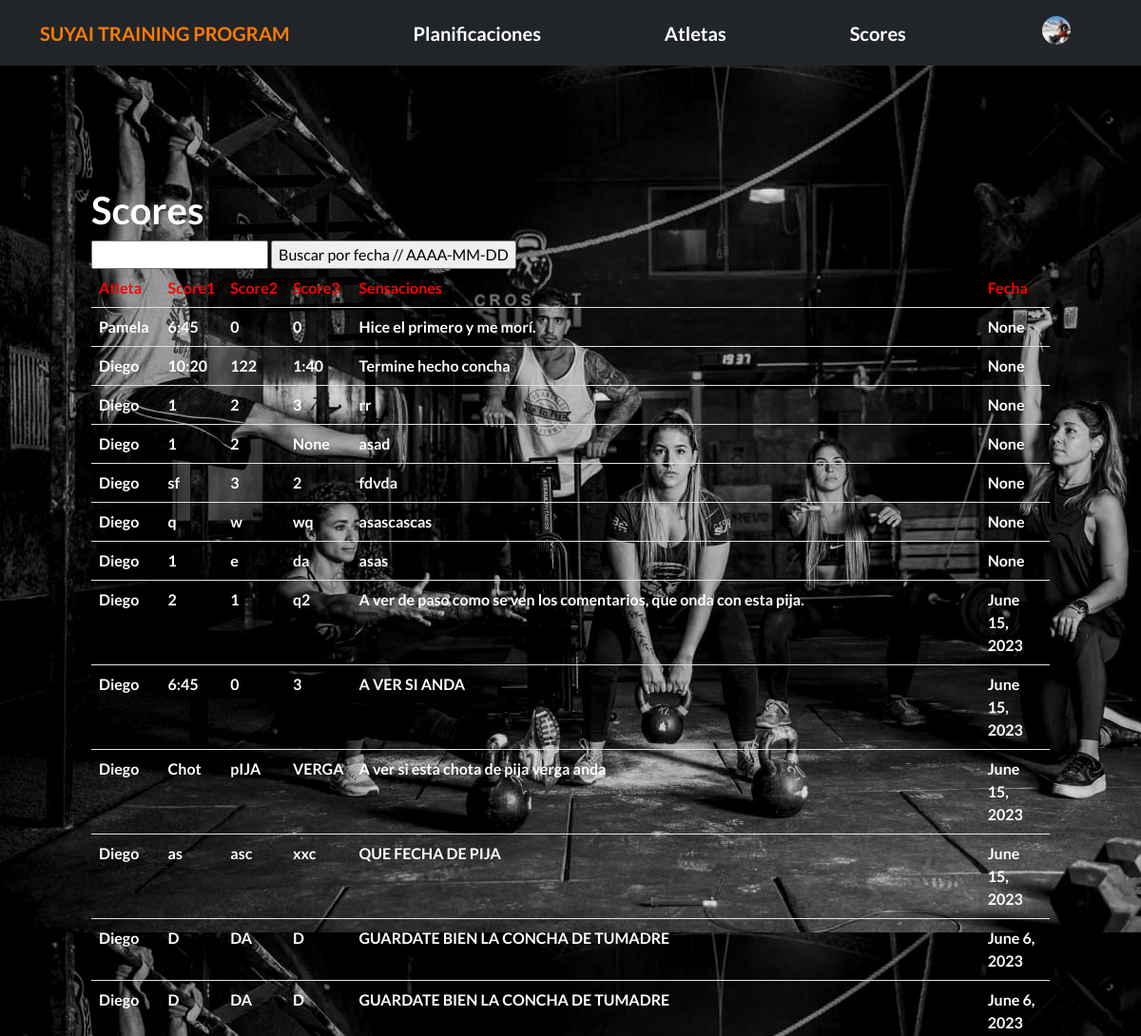
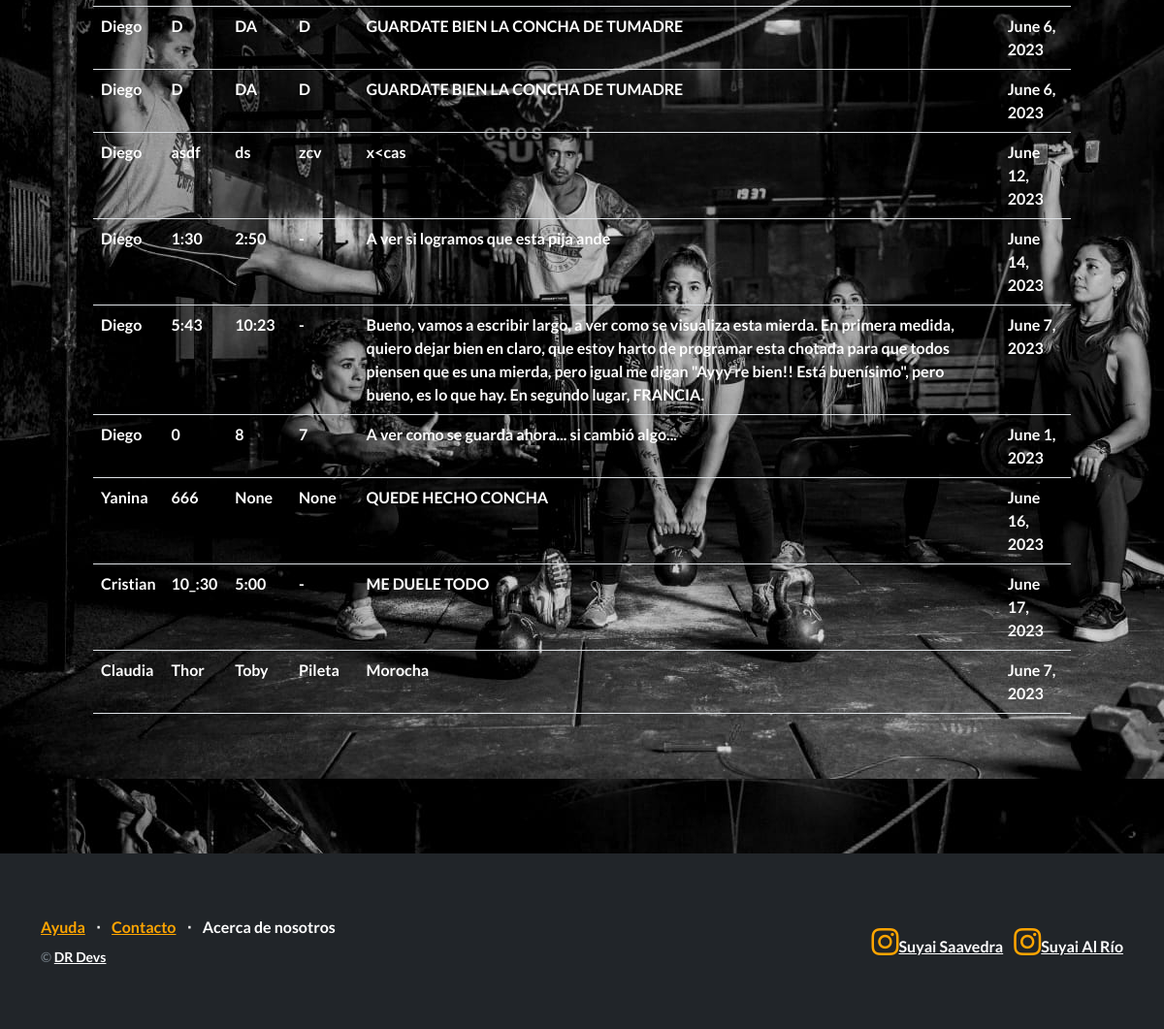
Page /atletas/listar_scores/ (signed in) on the committed database (2 pictures, top to bottom).
### Atletas/models.py (models this page shows, shortened)
class Avatar(models.Model):
   user = models.OneToOneField(User, on_delete=models.CASCADE, null=True)
   imagen = models.ImageField(upload_to='avatares', null=True, blank=True)

class Score(models.Model):
    user = models.ForeignKey(User, on_delete=models.CASCADE)
    score1 = models.CharField(max_length=20, null=True, blank=True)
    score2 = models.CharField(max_length=20, null=True, blank=True)
    score3 = models.CharField(max_length=20, null=True, blank=True)
    comment = models.TextField(blank=True, null=True)
    date = models.DateField(default=timezone.now)

### Atletas/views.py (the view)
# urls.py: path("listar_scores/", ScoreListView.as_view(), name="listar_scores"),
class ScoreListView(LoginRequiredMixin, ListView):
    model = Score
    template_name = 'Atletas/listar_scores.html'
    login_url = 'login'

### Atletas/templates/Atletas/listar_scores.html (shortened to what this page needs)
{% extends "Planificaciones/base.html" %}
{% block contenido %}
<section>
    <div>
      <h1>Scores</h1>
      <form action="{% url 'buscar_score' %}" method="get">
        <input type="text" name="q">
        <input type="submit" value="Buscar por fecha // AAAA-MM-DD">
      </form>
      <table class="table">
        <tbody>
          <tr>
            <th style="color:red">Atleta</th>
            <th style="color:red"> Score1</th>
            <th style="color:red"> Score2</th>
            <th style="color:red"> Score3</th>
            <th style="color:red">Sensaciones</th>
            <th style="color:red">Fecha</th>
          </tr>
          {% for score in object_list %}
          <tr>
            <td style="color:white">{{ score.user.first_name }}</td>
            <td style="color:white">{{ score.score1 }}</td>
            <td style="color:white">{{ score.score2 }}</td>
            <td style="color:white">{{ score.score3 }}</td>
            <td style="color:white">{{ score.comment }}</td>
            <td style="color:white">{{ score.date }}</td>
          </tr>
          {% empty %}
          <tr>
            <td style="color:red" colspan="5">No hay resultados para la búsqueda.</td>
          </tr>
          {% endfor %}
        </tbody>
      </table>
    </div>
  </section>
{% endblock contenido %}

### Planificaciones/templates/Planificaciones/base.html (shortened to what this page needs)
{% load static %}
<!DOCTYPE html>
<html lang="en">
    <head>
        <link href="https://cdn.jsdelivr.net/npm/bootstrap-icons@1.5.0/font/bootstrap-icons.css" rel="stylesheet" type="text/css" />
        <link href="{% static 'css/styles.css' %}" rel="stylesheet" />
    </head>
    <body>
        <nav class="navbar bg-dark" data-bs-theme="dark">
            <div class="container">
                <a class="navbar-brand naranja-text" href="{% url 'inicio' %}">SUYAI TRAINING PROGRAM</a>
                <a class="navbar-brand" href="{% url 'listar_planis' %}">Planificaciones</a>
                <a class="navbar-brand" href="{% url 'listar_atletas' %}">Atletas</a>
                <a class="navbar-brand" href="{% url 'listar_scores' %}">Scores</a>
                {% if user.is_authenticated %}
                <div class="dropdown "  >
                    <button
                        class="btn btn-ligth btn-sm dropdown-toggle "
                        type="button"
                         data-bs-toggle="dropdown"
                         aria-haspopup="true"
                        aria-expanded="false"
                    >
                          <div style="display: inline-flex;">
                            {% if user.avatar.imagen.url %}
                                <img src="{{ user.avatar.imagen.url }}" style="width: 30px; height: 30px; border-radius: 50%; margin-right: 5px;">
                            {% else %}
                                <img src="{%static 'default_avatar.jpg'%}" style="width: 30px; height: 30px; border-radius: 50%; margin-right: 5px;">
                            {% endif %}
                          </div>
                        </button>
                    </div>
                {% else %}
                <a class="btn btn-secondary" href="{% url 'login' %}" >Iniciar sesión</a>
                <a class="btn btn-secondary" href="{% url 'registro' %}">Registrarse</a>
                {% endif %}
            </div>
        </nav>
        <section style="padding: 4rem 3rem; background-image: url('/static/suyaibc.jpeg');">
            <div id="main">
            {% block contenido %}{% endblock contenido %}
        </section>
        <footer class="footer bg-dark">
            <div class="container">
                <div class="row">
                    <div class="col-lg-6 h-100 text-center text-lg-start my-auto">
                        <ul class="list-inline mb-2">
                            <li class="list-inline-item"><a style= "color: orange"; href="#!">Ayuda</a></li>
                            <li class="list-inline-item">⋅</li>
                            <li class="list-inline-item"><a style= "color: orange"; href="#!">Contacto</a></li>
                            <li class="list-inline-item">⋅</li>
                            <li class="list-inline-item"><a>Acerca de nosotros</a></li>
                        </ul>
                        <p class="text-muted small mb-4 mb-lg-0">&copy; <a href="{% url 'about_dr' %}">DR Devs</a></p>
                    </div>
                    <div class="col-lg-6 h-100 text-center text-lg-end my-auto">
                        <ul class="list-inline mb-0">
                            <li class="list-inline-item">
                                <a href="https://www.instagram.com/suyai_saavedra/?hl=es"><i class="bi-instagram fs-3", style= "color: orange"></i>Suyai Saavedra</a>
                            </li>
                            <li class="list-inline-item">
                                <a href="https://www.instagram.com/suyai.fitness/"><i class="bi-instagram fs-3", style= "color: orange"></i>Suyai Al Río</a>
                            </li>
                        </ul>
                    </div>
                </div>
            </div>
        </footer>
    </body>
</html>

### Planificaciones/templates/Planificaciones/base.html (style rules this page uses)
body { height: 100vh; background-size: cover; background-position: center; color: white; font-weight: bold; }
section { padding: 4rem 3rem; }
#main { min-height: calc(80vh - 80px); }

### rows in the picture
Score: user.first_name "Pamela", score1 "6:45", score2 "0", score3 "0", comment "Hice el primero y me morí.", date "None"
Score: user.first_name "Diego", score1 "10:20", score2 "122", score3 "1:40", comment "Termine hecho concha", date "None"
Score: user.first_name "Diego", score1 "1", score2 "2", score3 "3", comment "rr", date "None"
Score: user.first_name "Diego", score1 "1", score2 "2", score3 "None", comment "asad", date "None"
Score: user.first_name "Diego", score1 "sf", score2 "3", score3 "2", comment "fdvda", date "None"
Score: user.first_name "Diego", score1 "q", score2 "w", score3 "wq", comment "asascascas", date "None"
Score: user.first_name "Diego", score1 "1", score2 "e", score3 "da", comment "asas", date "None"
Score: user.first_name "Diego", score1 "2", score2 "1", score3 "q2", comment "A ver de paso como se ven los comentarios, que onda con esta pija.", date "June 15, 2023"
Score: user.first_name "Diego", score1 "6:45", score2 "0", score3 "3", comment "A VER SI ANDA", date "June 15, 2023"
Score: user.first_name "Diego", score1 "Chot", score2 "pIJA", score3 "VERGA", comment "A ver si esta chota de pija verga anda", date "June 15, 2023"
Score: user.first_name "Diego", score1 "as", score2 "asc", score3 "xxc", comment "QUE FECHA DE PIJA", date "June 15, 2023"
Score: user.first_name "Diego", score1 "D", score2 "DA", score3 "D", comment "GUARDATE BIEN LA CONCHA DE TUMADRE", date "June 6, 2023"
Score: user.first_name "Diego", score1 "D", score2 "DA", score3 "D", comment "GUARDATE BIEN LA CONCHA DE TUMADRE", date "June 6, 2023"
Score: user.first_name "Diego", score1 "D", score2 "DA", score3 "D", comment "GUARDATE BIEN LA CONCHA DE TUMADRE", date "June 6, 2023"
Score: user.first_name "Diego", score1 "D", score2 "DA", score3 "D", comment "GUARDATE BIEN LA CONCHA DE TUMADRE", date "June 6, 2023"
Score: user.first_name "Diego", score1 "asdf", score2 "ds", score3 "zcv", comment "x<cas", date "June 12, 2023"
Score: user.first_name "Diego", score1 "1:30", score2 "2:50", score3 "-", comment "A ver si logramos que esta pija ande", date "June 14, 2023"
Score: user.first_name "Diego", score1 "5:43", score2 "10:23", score3 "-", comment "Bueno, vamos a escribir largo, a ver como se visualiza esta mierda. En primera medida, quiero dejar bien en claro, que estoy harto de programar esta chotada para que todos piensen que es una mierda, pero igual me digan \"Ayyy re bien!! Está buenísimo\", pero bueno, es lo que hay. En segundo lugar, FRANCIA.", date "June 7, 2023"
Score: user.first_name "Diego", score1 "0", score2 "8", score3 "7", comment "A ver como se guarda ahora... si cambió algo...", date "June 1, 2023"
Score: user.first_name "Yanina", score1 "666", score2 "None", score3 "None", comment "QUEDE HECHO CONCHA", date "June 16, 2023"
Score: user.first_name "Cristian", score1 "10_:30", score2 "5:00", score3 "-", comment "ME DUELE TODO", date "June 17, 2023"
Score: user.first_name "Claudia", score1 "Thor", score2 "Toby", score3 "Pileta", comment "Morocha", date "June 7, 2023"
